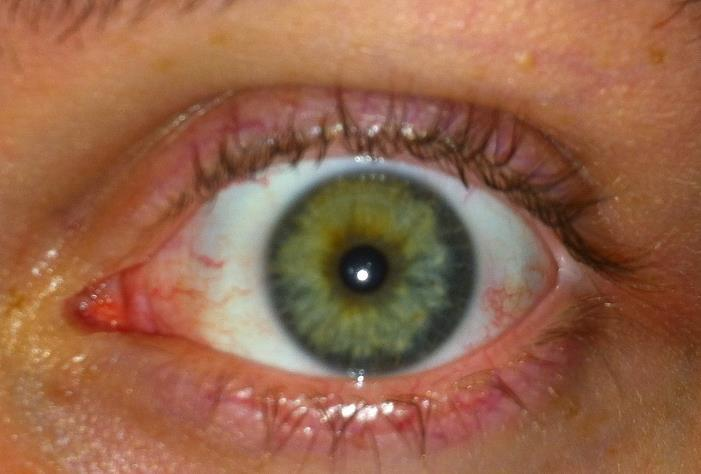
#> input picture Unidade IV/olho.jpg, 701 x 474 px
$ python trabalho02.py
#> lines starting #> are read from the running program, lines starting #| are printed output that depends on the picture; after the words box and inside, x2 and y2 are one past the last pixel; in counts of white or black regions, pixels touching at a corner belong together
#> the answer given: olho.jpg
# Felipe Bona, João Martinho

import cv2
import numpy as np

def detectar_iris(caminho_imagem, caminho_saida):
#> called with caminho_imagem = 'olho.jpg', caminho_saida = 'olho.jpg_iris_isolada.png'
    imagem = cv2.imread(caminho_imagem)
#> imagem is the input picture: shape (474, 701, 3); mean B, G, R 74.9, 101.6, 150
    if imagem is None:
        print("Erro ao carregar a imagem :(")
        return

    cinza = cv2.cvtColor(imagem, cv2.COLOR_BGR2GRAY)
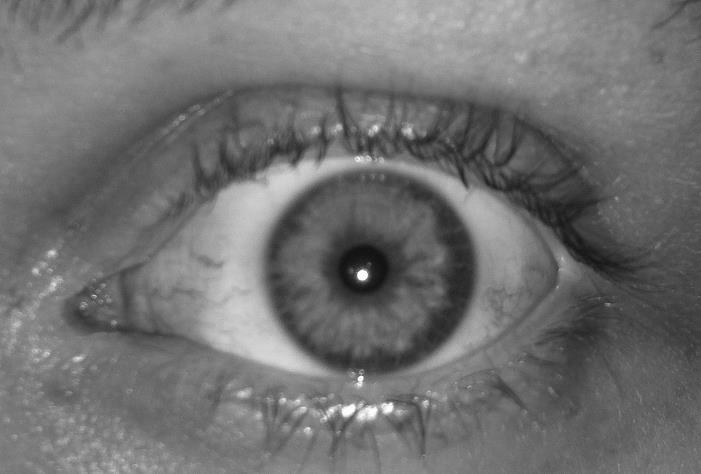
#> cinza: shape (474, 701); min 16, max 255, mean 113
    cinza_desfocado = cv2.medianBlur(cinza, 5)

    circulos = cv2.HoughCircles(cinza_desfocado, cv2.HOUGH_GRADIENT, dp=1, minDist=20, param1=50, param2=30, minRadius=30, maxRadius=100)
#> circulos = 35 rows, first 8: [360.5, 269.5, 99.4], [383.5, 270.5, 93.9], [377.5, 220.5, 97.2], [341.5, 226.5, 99.4], [479.5, 276.5, 92.8], [411.5, 219.5, 92.8], [337.5, 200.5, 76.3], [411.5, 268.5, 99.4]

    if circulos is not None:
        circulos = np.uint16(np.around(circulos))
#> circulos = 35 rows, first 8: [360, 270, 99], [384, 270, 94], [378, 220, 97], [342, 226, 99], [480, 276, 93], [412, 220, 93], [338, 200, 76], [412, 268, 99]
        (x, y, raio) = circulos[0, 0]
#> x = 360; y = 270; raio = 99

        mascara = np.zeros_like(cinza)
        cv2.circle(mascara, (x, y), raio, 255, -1)
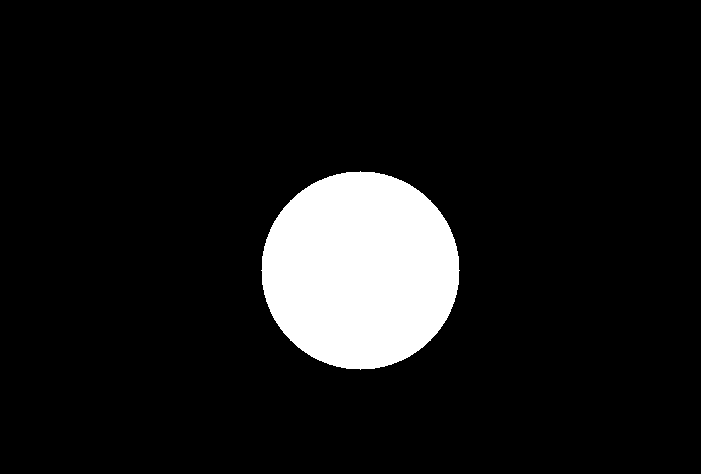
#> mascara: shape (474, 701); 9.3% white; 1 white region, box (x1, y1, x2, y2) and area: (261, 171, 460, 370) 30757

        iris_isolada = cv2.bitwise_and(imagem, imagem, mask=mascara)
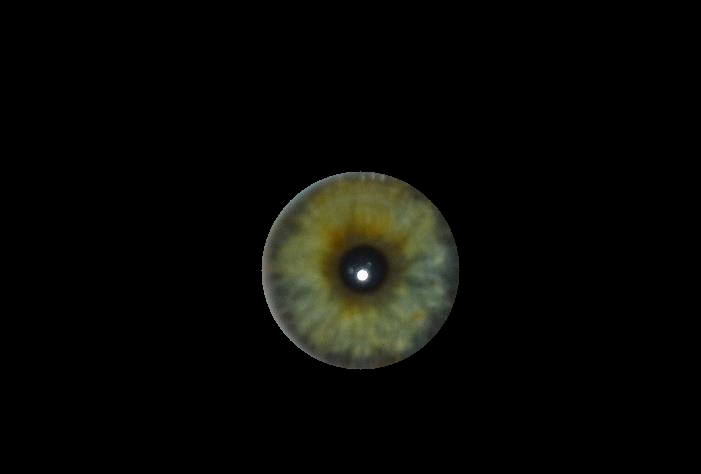
#> iris_isolada: shape (474, 701, 3); mean B, G, R 5.2, 8, 7.7

        y1, y2 = max(0, y-raio), min(imagem.shape[0], y+raio)
#> y1 = 171; y2 = 369
        x1, x2 = max(0, x-raio), min(imagem.shape[1], x+raio)
#> x1 = 261; x2 = 459
        iris_recortada = iris_isolada[y1:y2, x1:x2]
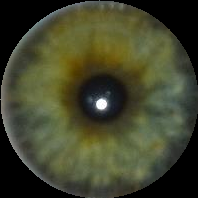
#> iris_recortada: shape (198, 198, 3); mean B, G, R 44, 68, 65.6

        cv2.imwrite(caminho_saida, iris_recortada)
        print(f"Íris detectada e salva em {caminho_saida}")
    else:
        print("Nenhuma íris detectada na imagem :(")

if __name__ == "__main__":
    caminho_entrada = input("Digite o caminho para a imagem (a partir do direrório atual): ")
    caminho_saida = caminho_entrada + "_iris_isolada.png"
    detectar_iris(caminho_entrada, caminho_saida)

$ run again, on Unidade IV/olho.jpg_iris_isolada.png
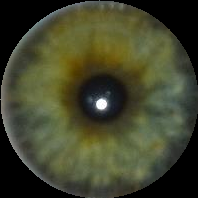
#> input picture Unidade IV/olho.jpg_iris_isolada.png, 198 x 198 px
#> in detectar_iris, imagem is the input picture: shape (198, 198, 3); mean B, G, R 44, 68, 65.6
#> in detectar_iris, `circulos = cv2.HoughCircles(cinza_desfocado, cv2.HOUGH_GRADIENT, dp=1,..`: circulos = [[100.5, 99.5, 97.2], [82.5, 88.5, 79.6], [89.5, 118.5, 77.2], [69.5, 112.5, 68.3]]
#> in detectar_iris, `circulos = np.uint16(np.around(circulos))`: circulos = [[100, 100, 97], [82, 88, 80], [90, 118, 77], [70, 112, 68]]
#> x = 100; raio = 97
#> in detectar_iris, `cv2.circle(mascara, (x, y), raio, 255, -1)`:
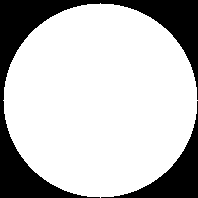
#> mascara: shape (198, 198); 75.3% white; 2 black regions, box (x1, y1, x2, y2) and area: (0, 0, 198, 198) 7554, (101, 101, 198, 198) 2125
#> y1 = 3; y2 = 197
#> x1 = 3; x2 = 197
#> in detectar_iris, `iris_recortada = iris_isolada[y1:y2, x1:x2]`:
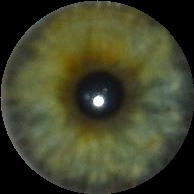
#> iris_recortada: shape (194, 194, 3); mean B, G, R 42.9, 67.7, 65.3
